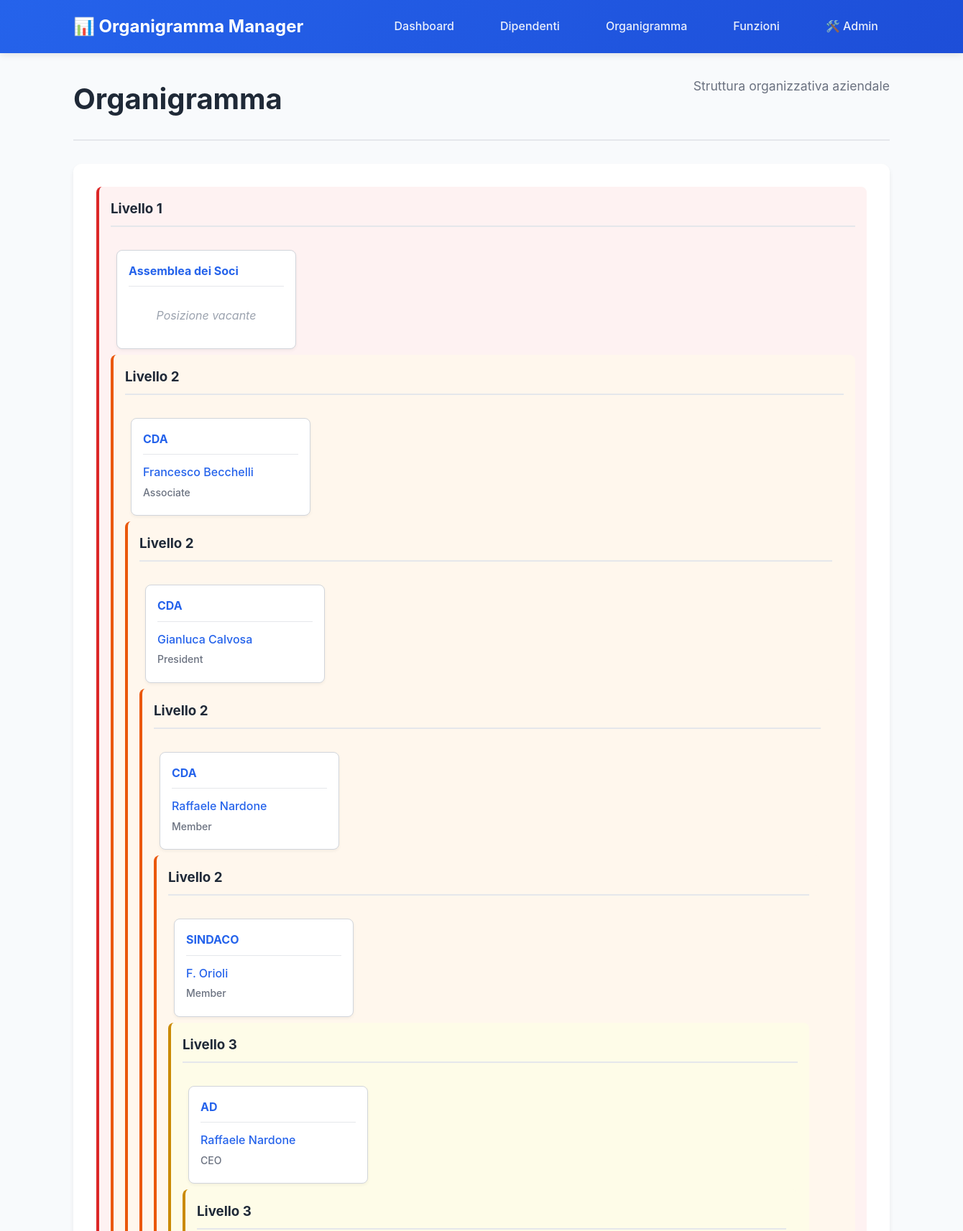
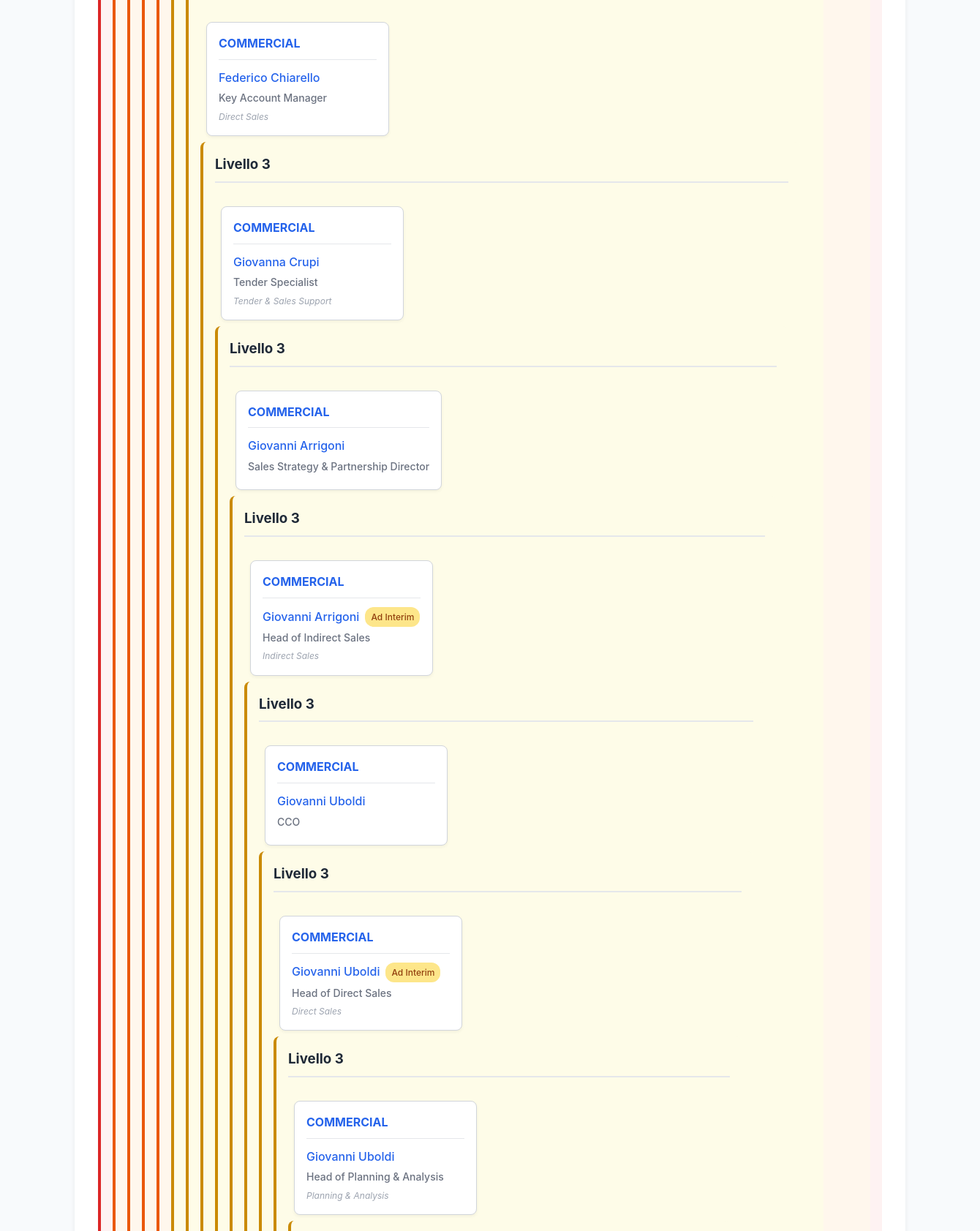
/organization (upper part), run on the app's committed database (2 pictures, top to bottom).
### tables this page shows
CREATE TABLE functions (
    id INTEGER PRIMARY KEY AUTOINCREMENT,
    name TEXT NOT NULL UNIQUE,
    reports_to TEXT REFERENCES functions(name),
    flags TEXT(25),
    created_at DATETIME DEFAULT CURRENT_TIMESTAMP,
    updated_at DATETIME DEFAULT CURRENT_TIMESTAMP
);

CREATE TABLE roles (
    id INTEGER PRIMARY KEY AUTOINCREMENT,
    person_name TEXT NOT NULL REFERENCES persons(name) ON DELETE CASCADE,
    function_name TEXT NOT NULL REFERENCES functions(name) ON DELETE CASCADE,
    organizational_unit TEXT,
    job_title_name TEXT REFERENCES job_titles(name),
    percentage REAL DEFAULT 1.0 CHECK (percentage > 0 AND percentage <= 1),
    ad_interim BOOLEAN DEFAULT FALSE,
    reports_to TEXT REFERENCES persons(name),
    start_date DATE DEFAULT CURRENT_DATE,
    end_date DATE,
    flags TEXT(25),
    created_at DATETIME DEFAULT CURRENT_TIMESTAMP,
    updated_at DATETIME DEFAULT CURRENT_TIMESTAMP,
    CONSTRAINT valid_dates CHECK (end_date IS NULL OR end_date >= start_date)
);

### src/ui/app.py (the view)
@app.get("/organization", response_class=HTMLResponse)
async def organization_chart(request: Request):
    try:
        org_tree = service.get_organization_tree()
        return templates.TemplateResponse("organization.html", {
            "request": request,
            "title": "Organigramma",
            "org_tree": org_tree
        })
    except Exception as e:
        logger.error(f"Errore organigramma: {e}")
        raise HTTPException(500, "Errore interno del server")

### src/web/templates/organization.html (shortened to what this page needs)
{% extends "base.html" %}
{% block content %}
<div class="page-header">
    <h1>Organigramma</h1>
    <p class="page-subtitle">Struttura organizzativa aziendale</p>
</div>
<div class="org-chart-container">
    {% set current_level = -1 %}
    {% for node in org_tree %}
        {% if node.level != current_level %}
            {% set current_level = node.level %}
            <div class="org-level level-{{ node.level }}">
                <h3 class="level-title">Livello {{ node.level + 1 }}</h3>
        {% endif %}
        <div class="org-node">
            <div class="org-function">
                <h4><a href="/function/{{ node.function_name }}">{{ node.function_name }}</a></h4>
                {% if node.person_name %}
                <div class="org-person">
                    <p class="person-name">
                        <a href="/employee/{{ node.person_name }}">{{ node.person_name }}</a>
                        {% if node.ad_interim %}
                        <span class="interim-badge">Ad Interim</span>
                        {% endif %}
                    </p>
                    {% if node.job_title_name %}
                    <p class="job-title">{{ node.job_title_name }}</p>
                    {% endif %}
                    {% if node.organizational_unit %}
                    <p class="org-unit">{{ node.organizational_unit }}</p>
                    {% endif %}
                </div>
                {% else %}
                <div class="org-person vacant">
                    <p class="vacant-text">Posizione vacante</p>
                </div>
                {% endif %}
            </div>
        </div>
    {% endfor %}
</div>
{% endblock %}

### src/web/static/style.css (style rules this page uses)
* { margin: 0; padding: 0; box-sizing: border-box; }
body { font-family: -apple-system, BlinkMacSystemFont, 'Segoe UI', Roboto, Oxygen, Ubuntu, Cantarell, sans-serif; line-height: 1.6; color: #333; background-color: #f8fafc; }
a { color: #2563eb; text-decoration: none; }
.page-header { margin-bottom: 2rem; border-bottom: 2px solid #e5e7eb; padding-bottom: 1rem; }
.page-header h1 { font-size: 2.5rem; font-weight: 700; color: #1f2937; margin-bottom: 0.5rem; }
.page-subtitle { font-size: 1.1rem; color: #6b7280; }
.interim-badge { background: #fde68a; color: #92400e; padding: 0.25rem 0.5rem; border-radius: 12px; font-size: 0.75rem; font-weight: 500; }
.job-title { font-weight: 500; }
.org-unit { font-size: 0.875rem; font-style: italic; }
.org-chart-container { background: white; border-radius: 12px; padding: 2rem; box-shadow: 0 4px 6px rgba(0, 0, 0, 0.07); }
.org-level { margin-bottom: 3rem; padding: 1rem; border-radius: 8px; }
.level-title { color: #1f2937; margin-bottom: 1.5rem; padding-bottom: 0.5rem; border-bottom: 2px solid #e5e7eb; }
.level-0 { background: #fef2f2; border-left: 4px solid #dc2626; }
.level-1 { background: #fff7ed; border-left: 4px solid #ea580c; }
.level-2 { background: #fefce8; border-left: 4px solid #ca8a04; }
.org-node { display: inline-block; margin: 0.5rem; background: white; border: 1px solid #d1d5db; border-radius: 8px; min-width: 250px; box-shadow: 0 2px 4px rgba(0, 0, 0, 0.05); transition: transform 0.2s, box-shadow 0.2s; }
.org-function { padding: 1rem; }
.org-function h4 { color: #1f2937; font-size: 1rem; margin-bottom: 0.75rem; border-bottom: 1px solid #e5e7eb; padding-bottom: 0.5rem; }
.org-person { margin-top: 0.75rem; }
.person-name { font-weight: 500; color: #374151; margin-bottom: 0.25rem; display: flex; align-items: center; gap: 0.5rem; }
.job-title { color: #6b7280; font-size: 0.875rem; margin-bottom: 0.25rem; }
.org-unit { color: #9ca3af; font-size: 0.75rem; font-style: italic; }
.vacant { text-align: center; padding: 1rem; }
.vacant-text { color: #9ca3af; font-style: italic; }

### src/web/static/admin.css (style rules this page uses)
.page-header { display: flex; justify-content: space-between; align-items: start; margin-bottom: 2rem; padding-bottom: 1rem; border-bottom: 2px solid #e5e7eb; }

### data on the page
functions: node.level+1 "1", function_name "Assemblea dei Soci", shows "Posizione vacante"
roles: level "2", function_name "CDA", person_name "Francesco Becchelli", job_title_name "Associate"
roles: level "2", function_name "CDA", person_name "Gianluca Calvosa", job_title_name "President"
roles: level "2", function_name "CDA", person_name "Raffaele Nardone", job_title_name "Member"
roles: level "2", function_name "SINDACO", person_name "F. Orioli", job_title_name "Member"
roles: level "3", function_name "AD", person_name "Raffaele Nardone", job_title_name "CEO"
roles: level "3", function_name "COMMERCIAL", person_name "Federico Chiarello", job_title_name "Key Account Manager", organizational_unit "Direct Sales"
roles: level "3", function_name "COMMERCIAL", person_name "Giovanna Crupi", job_title_name "Tender Specialist", organizational_unit "Tender & Sales Support"
roles: level "3", function_name "COMMERCIAL", person_name "Giovanni Arrigoni", job_title_name "Sales Strategy & Partnership Director"
roles: level "3", function_name "COMMERCIAL", person_name "Giovanni Arrigoni", ad_interim "Ad Interim", job_title_name "Head of Indirect Sales", organizational_unit "Indirect Sales"
roles: level "3", function_name "COMMERCIAL", person_name "Giovanni Uboldi", job_title_name "CCO"
roles: level "3", function_name "COMMERCIAL", person_name "Giovanni Uboldi", ad_interim "Ad Interim", job_title_name "Head of Direct Sales", organizational_unit "Direct Sales"
roles: level "3", function_name "COMMERCIAL", person_name "Giovanni Uboldi", job_title_name "Head of Planning & Analysis", organizational_unit "Planning & Analysis"
